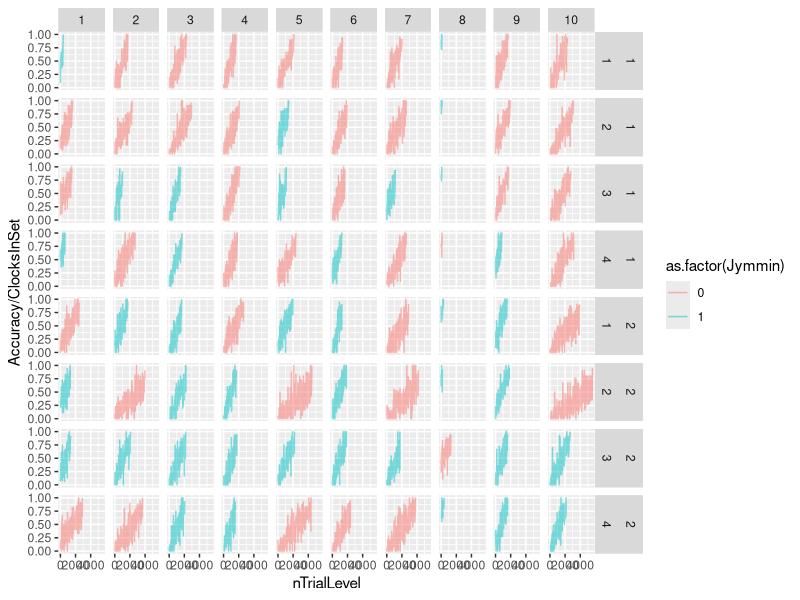

Reproduce this figure in R.
#simulate data Accuracy
require(tibble)
require(gtools)

nSubjects = 10
nLevelTypes = 2
nLevelsPerType = 4

BetweenSubjectMean = -1
BetweenSubjectVariation = 2
#EndpointRange = c(0.9,1)
BetweenLevelTypeMean = 0
BetweenLevelTypeVariation = 1
WithinLevelTypeVariation = 0.2

BetweenSubjectSlopeMean = 0.001
BetweenSubjectSlopeVariation = 4
BetweenLevelTypeSlopeMean = 0.001
BetweenLevelTypeSlopeVariation = 3
WithinLevelTypeSlopeVariation = 2


JymminIntercept = 1
JymminSlopeFactor = 1
JymminSlopeAdd = 0.0002

theta = 30

stopRatio = 0.9
setsAfterStopRatio = c(1, 10)


#nTrialsMin = 50
#nTrialsMax = 6000

SetMin = 5
SetMax = 25


#from https://bookdown.org/content/3890/monsters-and-mixtures.html#beta-binomial.
betaABfromMeanKappa <- function(mean, kappa) {
  if (mean <= 0 | mean >= 1) stop("must have 0 < mean < 1")
  if (kappa <= 0) stop("kappa must be > 0")
  a <- mean * kappa
  b <- (1.0 - mean) * kappa
  return(list(a = a, b = b))
}



SubjectIntercepts = rnorm(nSubjects, BetweenSubjectMean, BetweenSubjectVariation)
LevelTypeIntercepts = rnorm(nLevelTypes, BetweenLevelTypeMean, BetweenLevelTypeVariation)

LevelIntercepts = array(NA, dim=c(nLevelTypes,nLevelsPerType))
for (i in 1:nLevelTypes) {
LevelIntercepts[i,] = rnorm(nLevelsPerType, LevelTypeIntercepts[i], WithinLevelTypeVariation)
}

#SubjectSlopes = exp(rnorm(nSubjects, BetweenSubjectSlopeMean, BetweenSubjectSlopeVariation))
SubjectSlopes = rgamma(nSubjects, scale = BetweenSubjectSlopeMean/BetweenSubjectSlopeVariation, shape = BetweenSubjectSlopeVariation)
#LevelTypeSlopes = exp(rnorm(nLevelTypes, BetweenLevelTypeSlopeMean, BetweenLevelTypeSlopeVariation))
LevelTypeSlopes = rgamma(nLevelTypes, scale = BetweenLevelTypeSlopeMean/BetweenLevelTypeSlopeVariation, shape = BetweenLevelTypeSlopeVariation)


LevelSlopes = array(NA, dim=c(nLevelTypes,nLevelsPerType))
for (i in 1:nLevelTypes) {
  #LevelSlopes[i,] = exp(rnorm(nLevelsPerType, LevelTypeSlopes[i], WithinLevelTypeSlopeVariation))
  LevelSlopes[i,] = rgamma(nLevelsPerType, scale = LevelTypeSlopes[i]/WithinLevelTypeSlopeVariation, shape = WithinLevelTypeSlopeVariation)
}


#TrialsPerLevel = array(round(runif(nSubjects*nLevelTypes*nLevelsPerType,nTrialsMin,nTrialsMax)), dim = c(nSubjects,nLevelTypes,nLevelsPerType))


sim_dat = tibble(SubjectCode = NA, LevelType = NA, Level = NA, nTrialLevel = NA, ClocksInSet = NA,  Accuracy = NA, Jymmin = NA)
r = 1

for(s in 1:nSubjects){
  #cat('subject ', s)
  for (lt in 1:nLevelTypes){
    for (l in 1:nLevelsPerType){
      #trials = TrialsPerLevel[s,lt,l]
      
      Jymmin = sample(c(0,1),1)
      
      print(Jymmin)
      
      nTrials = 1
      
      set = 1
      acc = 0
      setsToGo = Inf
      
      
      intercept = inv.logit(SubjectIntercepts[s] + LevelTypeIntercepts[lt] + LevelIntercepts[lt,l])
      slope = (SubjectSlopes[s] + LevelTypeSlopes[lt] + LevelSlopes[lt,l] )/10
      
      if(Jymmin){
        intercept = inv.logit(SubjectIntercepts[s] + LevelTypeIntercepts[lt] + LevelIntercepts[lt,l] + JymminIntercept)
        slope = slope*JymminSlopeFactor + JymminSlopeAdd
      }
      
      
      #print(intercept)
      #print(slope)
      
      go = TRUE
      
      #while(trials > 0){
      #while(acc/set < stopRatio){
      while(go){
        
        sim_dat = rbind(sim_dat,NA)
        sim_dat$SubjectCode[r] = s
        sim_dat$LevelType[r] = lt
        sim_dat$Level[r] = l
        sim_dat$nTrialLevel[r] = nTrials
        sim_dat$Jymmin[r] = Jymmin
        
        #endpoint = runif(1,EndpointRange)
        
        set = round(runif(1,SetMin,SetMax))
        #set = ifelse(set < trials, set, trials)
        
        sim_dat$ClocksInSet[r] = set
        
        pmean = intercept + nTrials * slope
        
        #pmean = inv.logit(logit(endpoint) -  nTrials * SubjectSlopeIntercepts[s])
        
        pmean = ifelse(pmean >= 1,0.9999999999999,pmean)
        
        pmean = ifelse(pmean <= 0,0.0000000000001,pmean)
        
        ab = betaABfromMeanKappa(pmean, theta)
        
        p = rbeta(1,ab$a,ab$b)
 
        acc = rbinom(1,set,p)
        sim_dat$Accuracy[r] = acc
        
        nTrials = nTrials + set
        #trials = trials - set
        r = r+1
        setsToGo = setsToGo - 1
        
        if(nTrials >= 20000){
          cat('loads of trials')
        }
        
        
        
        if (setsToGo == 0 && acc/set >= stopRatio){
          go = FALSE
        } else if (setsToGo == 0 | (acc/set >= stopRatio & setsToGo == Inf)){
          setsToGo = round(runif(1,setsAfterStopRatio[1], setsAfterStopRatio[2]))
          #print(setsToGo)
        }
        
        
        
      }
    }
  }
}

sim_dat = sim_dat[!is.na(sim_dat$SubjectCode),]

write.csv(sim_dat, 'sim_dat_beta_slope_jymmin.csv')

require(ggplot2)
ggplot(sim_dat, aes(x = nTrialLevel, y = Accuracy/ClocksInSet, color = as.factor(Jymmin)))+
  geom_line(alpha = 0.5)+
  facet_grid(LevelType ~ Level~SubjectCode)


